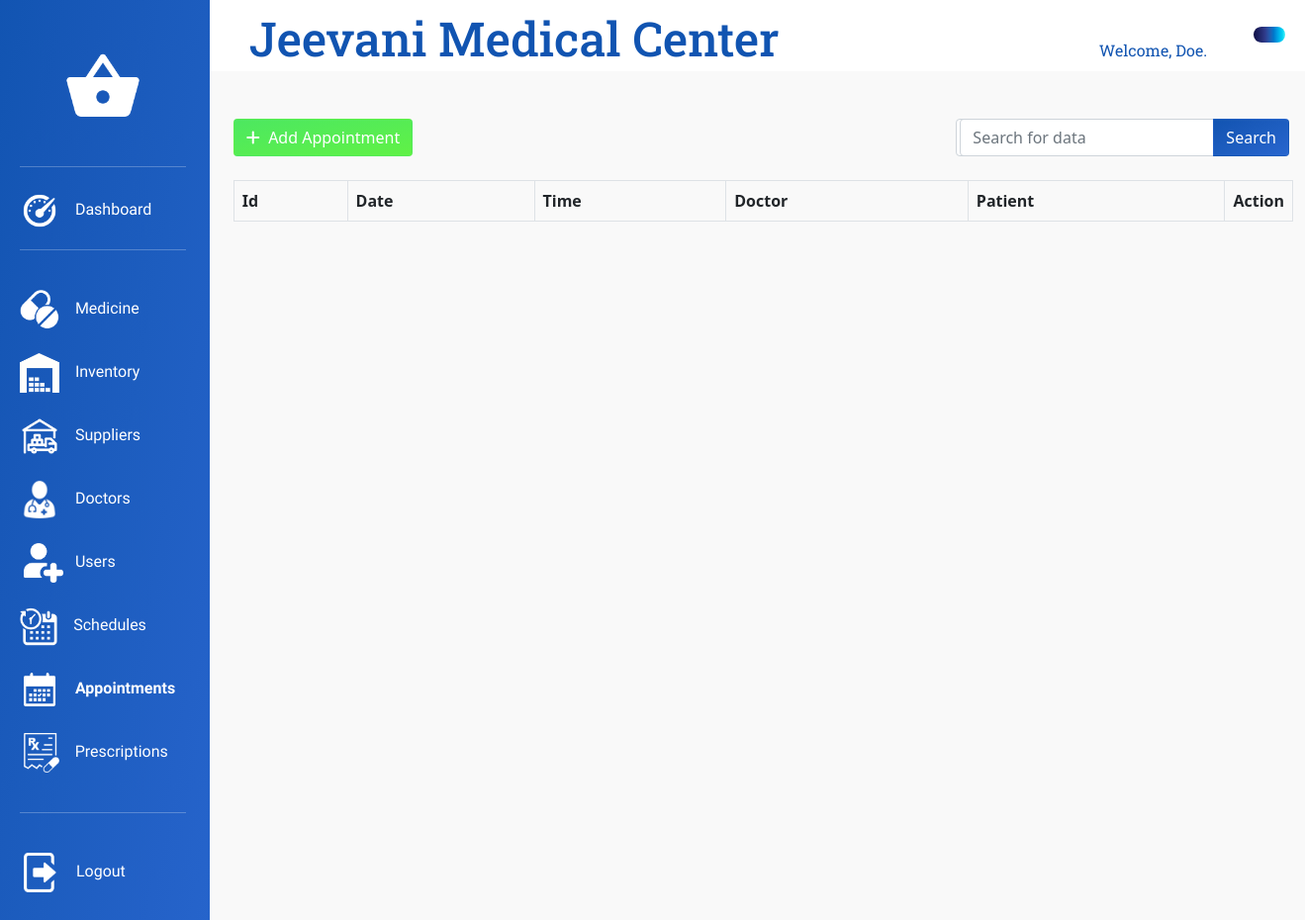
The page /View/Appointments.php (signed in) on the database as committed earlier.
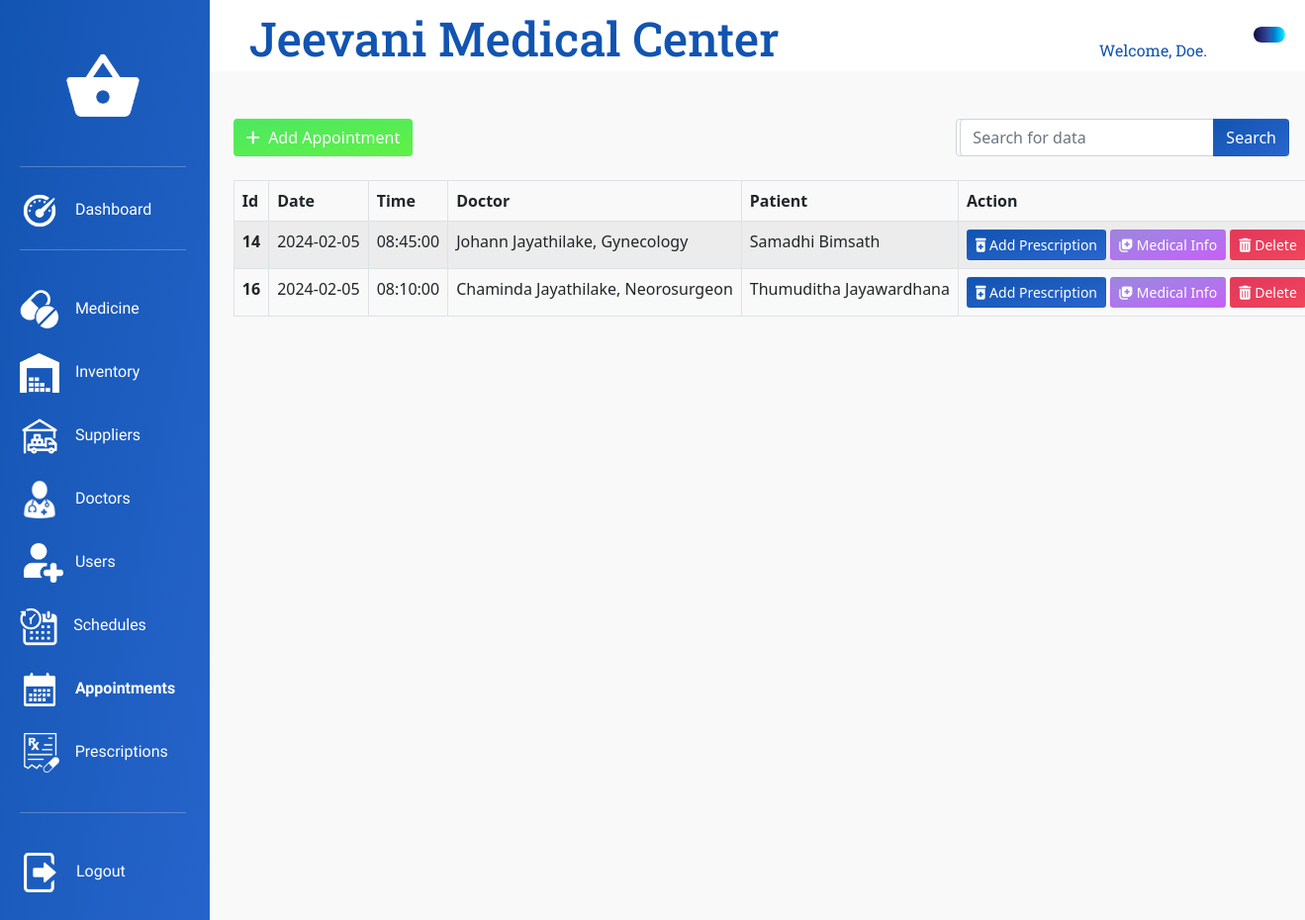
The same page on the database as committed later.
### tables this page shows
CREATE TABLE `appointment` (
  `appointment_id` int(11) NOT NULL,
  `appointment_schedule_id` int(11) NOT NULL,
  `appointment_patient_id` int(11) NOT NULL,
  `appointment_time` time NOT NULL,
  `appointment_prescription_status` int(11) NOT NULL DEFAULT 0,
  `appointment_status` int(11) NOT NULL DEFAULT 1
);

CREATE TABLE `schedule` (
  `schedule_id` int(11) NOT NULL,
  `schedule_date` date NOT NULL,
  `schedule_doctor_id` int(11) NOT NULL,
  `schedule_start_time` time NOT NULL,
  `schedule_end_time` time NOT NULL,
  `schedule_available_time` time NOT NULL,
  `schedule_status` int(11) NOT NULL DEFAULT 1
);

CREATE TABLE `user` (
  `user_id` int(11) NOT NULL,
  `user_fname` varchar(256) NOT NULL,
  `user_lname` varchar(256) NOT NULL,
  `user_address` text DEFAULT 'N/A',
  `user_dob` date NOT NULL,
  `user_email` varchar(128) NOT NULL,
  `user_nic` varchar(12) NOT NULL,
  `user_password` varchar(256) NOT NULL,
  `user_role_id` int(11) NOT NULL,
  `user_attached_info_id` int(11) DEFAULT NULL,
  `user_status` int(11) NOT NULL DEFAULT 1
);

CREATE TABLE `doctor` (
  `doctor_id` int(11) NOT NULL,
  `doctor_specialisation` varchar(128) NOT NULL,
  `doctor_qualifications` text NOT NULL,
  `doctor_experience` text NOT NULL,
  `doctor_tel_no` int(10) NOT NULL,
  `doctor_user_id` int(11) NOT NULL,
  `doctor_status` int(11) NOT NULL DEFAULT 1
);

### Model/AppointmentInitializationModel.php (called while the page is built, shortened)
<?php
    $thisDBConnection = new DbConnection();
    $myCon = $thisDBConnection->con;
    if (isset($_GET["search"])) {
        $filters = $_GET["search"];
        if(isset($_GET["DateInput"])){
            $dateOG = $_GET["DateInput"];
            $dateOG = strval($dateOG);
            $date = date("Y-m-d", strtotime($dateOG));
            $sql =
            "SELECT
                appointment.*,
                schedule.*,
                doctor.*,
                patient_user.user_fname AS patient_first_name,
                doctor_user.user_fname AS doctor_first_name,
                patient_user.user_lname AS patient_last_name,
                doctor_user.user_lname AS doctor_last_name,
                patient_user.user_id AS patient_id,
                prescription.*
            FROM
                appointment
            JOIN
                schedule ON appointment.appointment_schedule_id = schedule.schedule_id
            JOIN
                doctor ON schedule.schedule_doctor_id = doctor.doctor_id
            JOIN
                user AS patient_user ON appointment.appointment_patient_id = patient_user.user_id
            JOIN
                user AS doctor_user ON doctor.doctor_user_id = doctor_user.user_id
            LEFT JOIN
                prescription ON prescription.prescription_appointment_id = appointment.appointment_id
            WHERE
                CONCAT(patient_user.user_fname, patient_user.user_lname, doctor_user.user_fname, doctor_user.user_lname, doctor.doctor_specialisation, appointment_time) LIKE '%$filters%'
            AND
                DATE(schedule.schedule_date) = '$date'
            AND
                appointment_status = 1
            ORDER BY
                schedule.schedule_date DESC;
            ";
        }else{
            $sql =
            "SELECT
                appointment.*,
                schedule.*,
                doctor.*,
                patient_user.user_fname AS patient_first_name,
                doctor_user.user_fname AS doctor_first_name,
                patient_user.user_lname AS patient_last_name,
                doctor_user.user_lname AS doctor_last_name,
                patient_user.user_id AS patient_id,
                prescription.*
            FROM
                appointment
            JOIN
                schedule ON appointment.appointment_schedule_id = schedule.schedule_id
            JOIN
                doctor ON schedule.schedule_doctor_id = doctor.doctor_id
            JOIN
                user AS patient_user ON appointment.appointment_patient_id = patient_user.user_id
            JOIN
                user AS doctor_user ON doctor.doctor_user_id = doctor_user.user_id
            LEFT JOIN
                prescription ON prescription.prescription_appointment_id = appointment.appointment_id
            WHERE
                CONCAT(patient_user.user_fname, patient_user.user_lname, doctor_user.user_fname, doctor_user.user_lname, doctor.doctor_specialisation, appointment_time) LIKE '%$filters%'
            AND
                appointment_status = 1
            ORDER BY
                schedule.schedule_date DESC;
            ";
        }
        $result = $myCon->query($sql) or die($myCon->error);
        $resCheck = mysqli_num_rows($result);
        $appointments = $result->fetch_all(MYSQLI_ASSOC);
    } else {
        $date = date("Y-m-d");
        $sql =
        "SELECT
            appointment.*,
            schedule.*,
            doctor.*,
            patient_user.user_fname AS patient_first_name,
            doctor_user.user_fname AS doctor_first_name,
            patient_user.user_lname AS patient_last_name,
            doctor_user.user_lname AS doctor_last_name,
            patient_user.user_id AS patient_id,
            prescription.*
        FROM
            appointment
        JOIN
            schedule ON appointment.appointment_schedule_id = schedule.schedule_id
        JOIN
            doctor ON schedule.schedule_doctor_id = doctor.doctor_id
        JOIN
            user AS patient_user ON appointment.appointment_patient_id = patient_user.user_id
        JOIN
            user AS doctor_user ON doctor.doctor_user_id = doctor_user.user_id
        LEFT JOIN
            prescription ON prescription.prescription_appointment_id = appointment.appointment_id
        WHERE
            DATE(schedule.schedule_date) = '$date'
        AND
            appointment_status = 1
        ORDER BY
            schedule.schedule_date DESC;
        ";
        $result = $myCon->query($sql) or die($myCon->error);
        $appointments = $result->fetch_all(MYSQLI_ASSOC);
    }

### View/Appointments.php (shortened to what the changed rows need)
<?php
require_once "../Model/AppointmentInitializationModel.php";
?>
<!DOCTYPE html>
<html lang="en">
<head>
    <link rel="stylesheet" type="text/css" href="../bootstrap/bootstrap-5.0.2-dist/css/bootstrap.min.css">
    <link rel="stylesheet" type="text/css" href="../CSS/AppointmentsStyles.css">
	<link rel="stylesheet" type="text/css" href="../CSS/AdminDashboardStyles.css">
    <link rel="stylesheet" type="text/css" href="../CSS/CommonDashboardStyles.css">
    <link rel="stylesheet" type="text/css" href="../CSS/Utilities.css">
</head>
<body>
    <div class="container-fluid">
        <div class="row">
            <div class="col-10">
                <div class="row">
                    <div class="col-12 title-content">
                        <h1 class="title-text">Jeevani Medical Center</h1>
                    </div>
                </div>
                <div class="row">
                    <div class="col-12 main-content">
                        <div class="row">
                            <div class="col-12">
                                <table class="table table-striped table-hover table-bordered table-responsive">
                                    <thead>
                                        <tr>
                                            <th scope="col">Id</th>
                                            <th scope="col">Date</th>
                                            <th scope="col">Time</th>
                                            <th scope="col">Doctor</th>
                                            <th scope="col">Patient</th>
                                            <th scope="th-sm" id="Action">Action</th>
                                        </tr>
                                    </thead>
                                    <tbody>
                                        <?php foreach ($appointments as $appointment) { ?>
                                            <tr>
                                                <th scope="row"><?php echo $appointment['appointment_id']; ?></th>
                                                <td id="appointmentDate<?php echo $appointment['appointment_id']; ?>"> <?php echo $appointment['schedule_date']; ?></td>
                                                <td id="appointmentTime<?php echo $appointment['appointment_id']; ?>"> <?php echo $appointment['appointment_time']; ?></td>
                                                <td id="appointmentDoctor<?php echo $appointment['appointment_id']; ?>"> <?php echo ($appointment['doctor_first_name'] . " " . $appointment['doctor_last_name'] . ", " . $appointment['doctor_specialisation']); ?></td>
                                                <td id="appointmentPatient<?php echo $appointment['appointment_id']; ?>"> <?php echo ($appointment['patient_first_name'] . " " . $appointment['patient_last_name']); ?></td>
                                                <td>
                                                    <?php if ($appointment['appointment_prescription_status'] == 0) { ?>
                                                        <button type="button" class="btn btn-sm btn-themed-primary btn-action" name="addPrescriptionButton" id="addPrescription<?php echo $appointment['appointment_id'] ?>" onclick="openAddPrescriptionModal(this.id)"><i class="fa-solid fa-prescription-bottle-medical"></i>&nbsp;Add Prescription</button>
                                                    <?php } else { ?>
                                                        <button type="button" class="btn btn-sm btn-success btn-action" name="viewPrescriptionButton" id="viewPrescription<?php echo $appointment['prescription_id'] ?>" onclick="openPrescriptionReport(this.id)"><i class="fa-solid fa-file-lines"></i>&nbsp;View Prescription</button>
                                                    <?php } ?>
                                                    <button type="button" class="btn btn-sm btn-themed-violet btn-action" name="medicalInfoButton" id="medicalInfo<?php echo $appointment['patient_id'] ?>" onclick="openMedicalInfoPage(this.id)"><i class="fa-solid fa-notes-medical"></i>&nbsp;Medical Info</button>
                                                    <button type="button" class="btn btn-sm btn-themed-danger btn-action" name="deleteButton" id="del<?php echo $appointment['appointment_id'] ?>" onclick="openDeleteModal(this.id)"><i class="fa-solid fa-trash-can"></i>&nbsp;Delete</button>
                                                </td>
                                            </tr>
                                        <?php } ?>
                                    </tbody>
                                </table>
                            </div>
                        </div>
                    </div>
                </div>
            </div>
        </div>
    </div>
</body>
</html>

Rows that differ between the two databases and show on the page:
added appointment: appointment_id "14", schedule.schedule_date "2024-02-05", appointment_time "08:45:00", user.user_fname "Johann", user.user_lname "Jayathilake", doctor.doctor_specialisation "Gynecology", user.user_fname "Samadhi", user.user_lname "Bimsath"
added appointment: appointment_id "16", schedule.schedule_date "2024-02-05", appointment_time "08:10:00", user.user_fname "Chaminda", user.user_lname "Jayathilake", doctor.doctor_specialisation "Neorosurgeon", user.user_fname "Thumuditha", user.user_lname "Jayawardhana"
